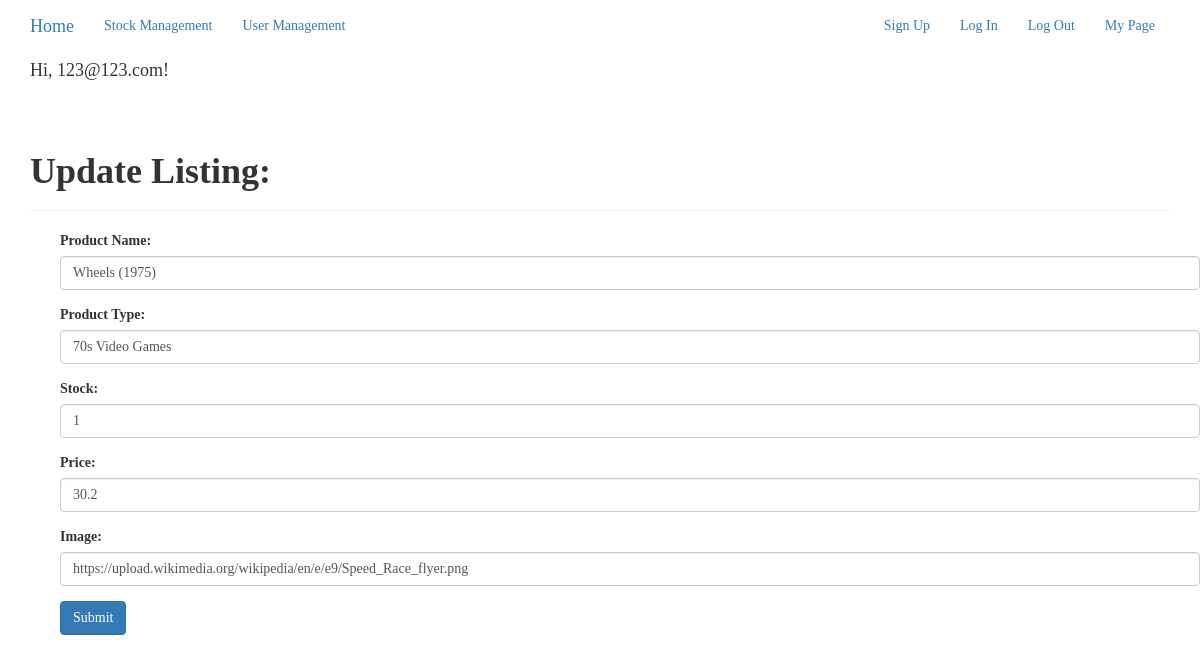
Before: /update/3 (signed in) with the older database file.
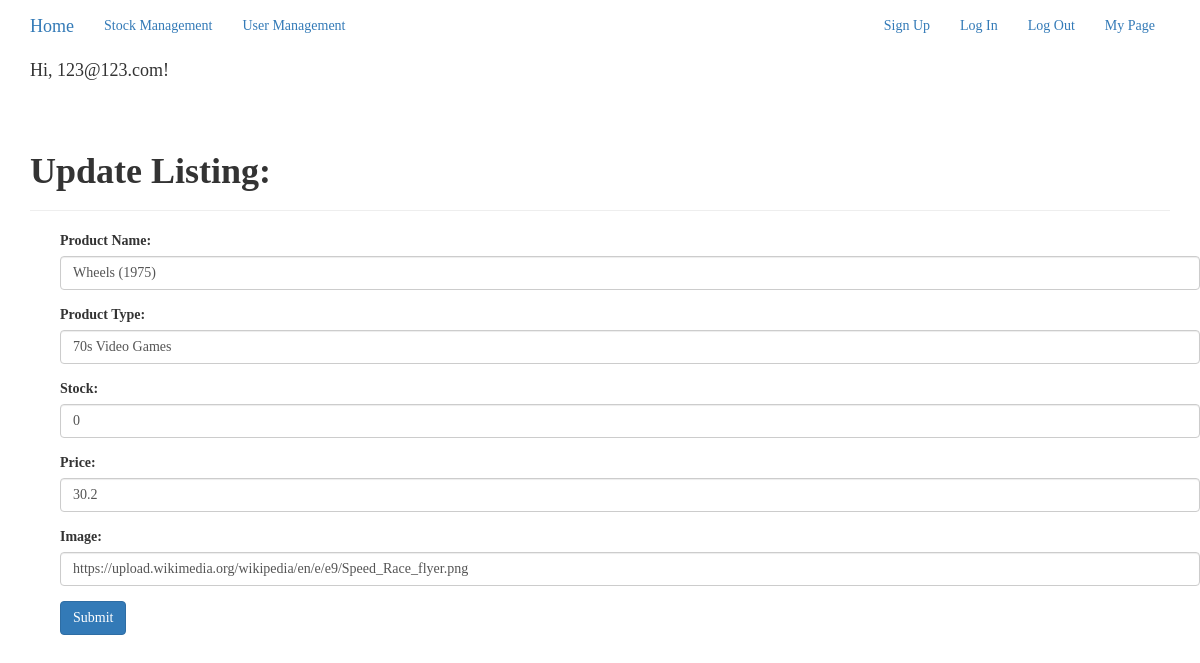
After: the same page with the newer database file.
### app/models.py (models this page shows, shortened)
class Products(db.Model):
    __tablename__ = 'Products'
    id = db.Column(db.Integer, primary_key=True)
    title = db.Column(db.String(256), unique=True, nullable=False)
    category = db.Column(db.String(64), nullable=False)
    stockAmount = db.Column(db.Integer)
    originalPrice = db.Column(db.Float)
    imgLink = db.Column(db.String(256), unique=True, nullable=False)

### app/app.py (the view)
@app.route('/update/<string:id>', methods=['GET', 'POST'])
@login_required
def update(id):
    update = Products.query.filter_by(id=id).first()
    if request.method == "POST":
        try:
            update.title = request.form['title']
            update.category = request.form['category']
            update.id = request.form['id']
            update.stockAmount = request.form['amount']
            update.originalPrice = request.form['price']
            update.imgLink = request.form['link']
            db.session.commit()
            return redirect(url_for('app.table'))
        except:
            return render_template('error.html')
    else:
        return render_template('update.html', update=update)

### app/models.py (called while the page is built)
@login_manager.user_loader
def load_user(user_id):
    return User.query.get(int(user_id))

### app/templates/update.html
{% extends "base.html" %}
{% block page_content %}
<div class="page-header">
    <h1><b>Update Listing:</b></h1>
</div>
<div class="container">
    <div class="container">
     <form action="{{url_for('app.update', id=update.id)}}" METHOD="POST">
      <div class="form-group">
        <label for="title">Product Name: </label>
        <input type="text" class="form-control" id="title" name="title" placeholder="{{update.title}}" value="{{update.title}}">
    </div>
 <div class="form-group">
    <label for="category">Product Type: </label>
    <input type="text" class="form-control" id="category" name="category" placeholder="{{update.category}}" value="{{update.category}}">
</div>
<div class="form-group">
    <label for="amount">Stock: </label>
    <input type="number" class="form-control" id="amount" name="amount" placeholder="{{update.stockAmount}}" value="{{update.stockAmount}}">
</div>
<div class="form-group">
    <label for="price">Price: </label>
    <input type="number" step="any" class="form-control" id="price" name="price" placeholder="{{update.originalPrice}}" value="{{update.originalPrice}}">
</div>
<div class="form-group">
    <label for="link">Image: </label>
    <input type="text" class="form-control" id="link" name="link" placeholder="{{update.imgLink}}" value="{{update.imgLink}}">
</div>
<button type="submit" class="btn btn-primary">Submit</button>
</form>
</div>
</div>
{% endblock %}

Changed rows visible on the page:
changed Products "70s Video Games": amount "1" → "0"
